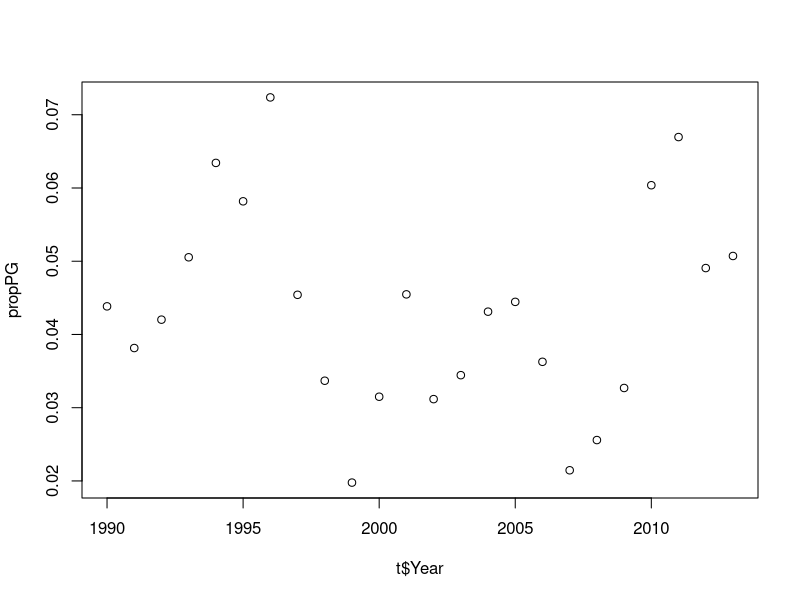
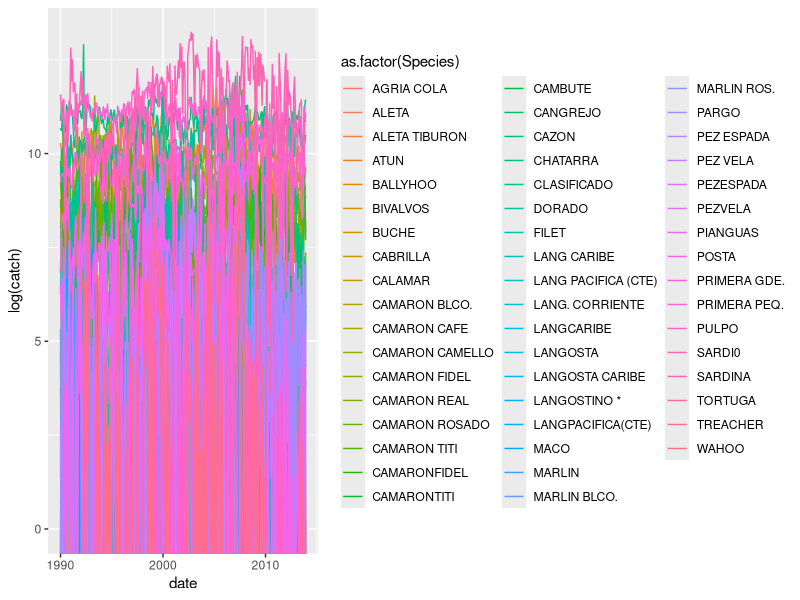
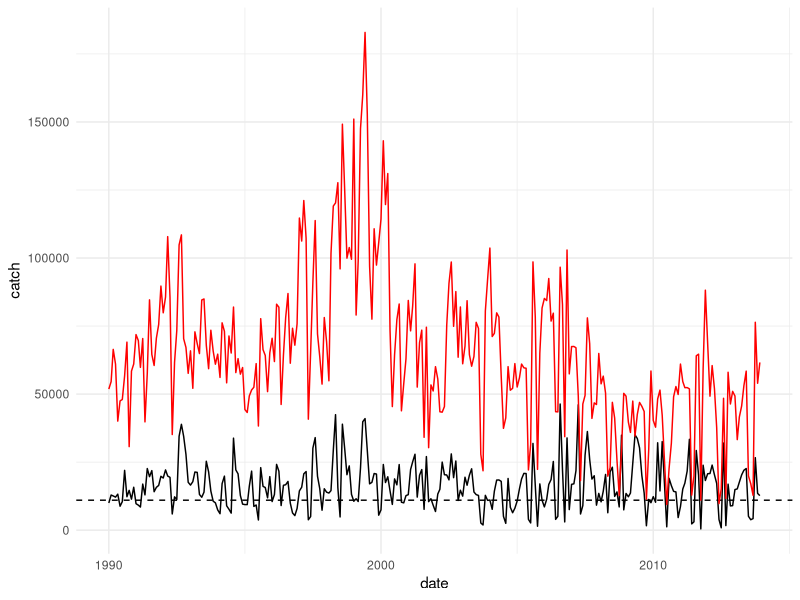
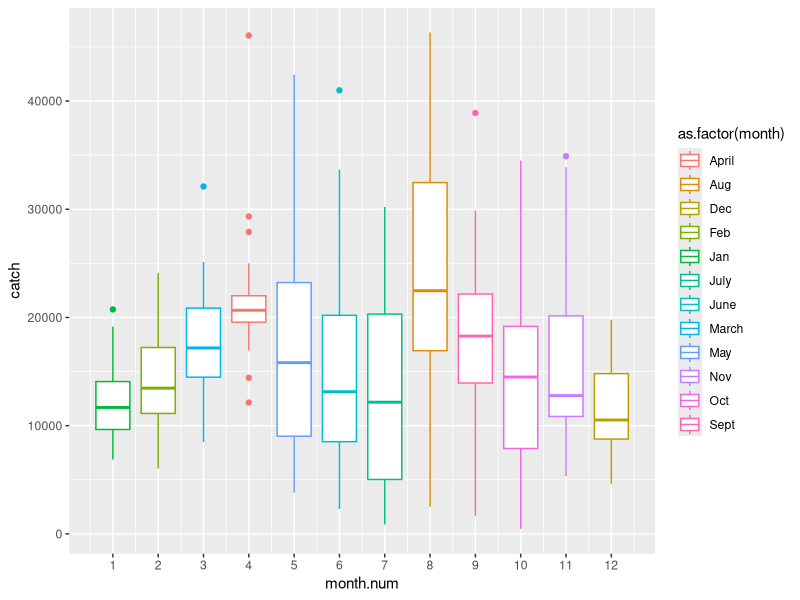
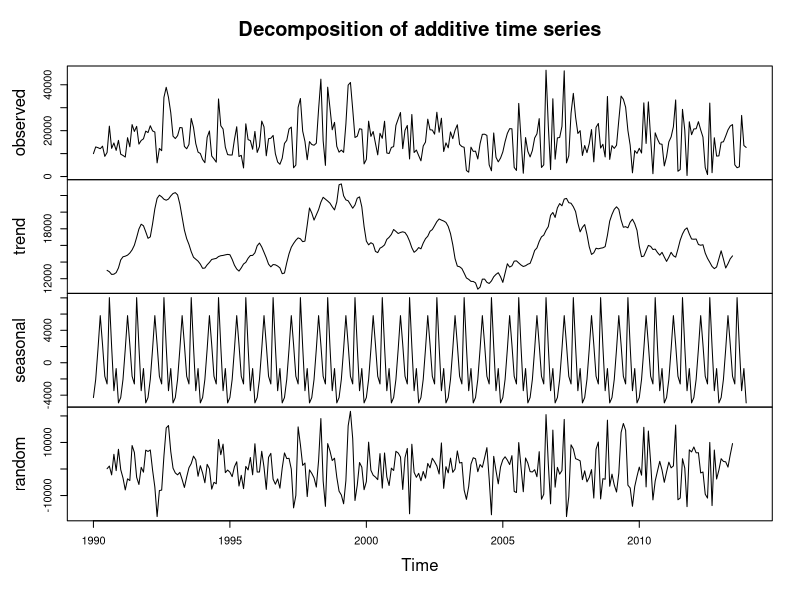

These figures' R source, in order:
## ---- chunk 1
knitr::opts_chunk$set(echo = TRUE)

#setwd('..')

library(dplyr)
library(tidyr)
library(ggplot2)
## ---- chunk 2

d1=read.csv('./data/incopesca_catch.csv') %>%
  filter(Region=="Golfo de Nicoya") 

t=d1 %>%
  group_by(Year) %>%
  summarise(sum(Total))

propPG=d1$Total[d1$Species=="PRIMERA GDE."]/t$`sum(Total)`

propCB=d1$Total[d1$Species=="CAMARON BLCO."]/t$`sum(Total)`

plot(t$Year,propPG)

#reads in the clean data and filters out data for Gulf of Nicoya
## ---- chunk 3

d.GN.month= d1[3:16] %>%
              gather('month','catch',Jan:Dec)

#selects only the year, species and catch data then transforms into long format

look.up=data.frame(month=unique(d.GN.month$month), month.num=seq(1,12))
look.up$month=as.character(look.up$month)

#creates a look-up table to translate character months "Jan" into numeric "1"

d.GN.month= left_join(d.GN.month, look.up, by = "month")
d.GN.month$day=1

#joins the numeric month values to the dataframe by match month name to number value
#add arbitray day to date to make plotting easier

x=paste(d.GN.month$day, d.GN.month$month.num, d.GN.month$Year, sep = "-")
#this will become our date  column

d.GN.month$date=as.Date(x, format="%d-%m-%Y" )
#creates column "dates""  as class "Date" - this is just to make plotting easier

## ---- chunk 4
#A plot of all the species - this is a bit horrible to look at
quartz()
ggplot(data=d.GN.month, aes(x= date, y=log(catch), col=as.factor(Species)))+
  geom_line()
## ---- chunk 5
#plot of only Primera Grande 
#dashed line is the mean

PG=ggplot(subset(d.GN.month, d.GN.month$Species=="PRIMERA GDE."), aes(x= date, y=catch))+
  geom_line()+
  geom_hline(data=subset(d.GN.month, d.GN.month$Species=="PRIMERA GDE."), yintercept = mean(d.GN.month$catch), lty=2)+
  theme_minimal()

PG+geom_line(data=subset(d.GN.month, d.GN.month$Species=="PRIMERA PEQ."), aes(x= date, y=catch), col="red")
  
## ---- chunk 6
ggplot(subset(d.GN.month, d.GN.month$Species=="PRIMERA GDE."), aes(x= month.num, y=catch,col=as.factor(month)))+
  scale_x_continuous(breaks = c(1,2,3,4,5,6,7,8,9,10,11,12))+
  geom_boxplot()

## ---- chunk 7
d.PrimG = subset(d.GN.month, d.GN.month$Species=="PRIMERA GDE.") %>%
          arrange( date)

library(forecast)

PrimeraGrandeTS = ts(d.PrimG$catch, frequency= 12, start=c(1990,1))

decompPG.catch = decompose(PrimeraGrandeTS)
plot(decompPG.catch)

